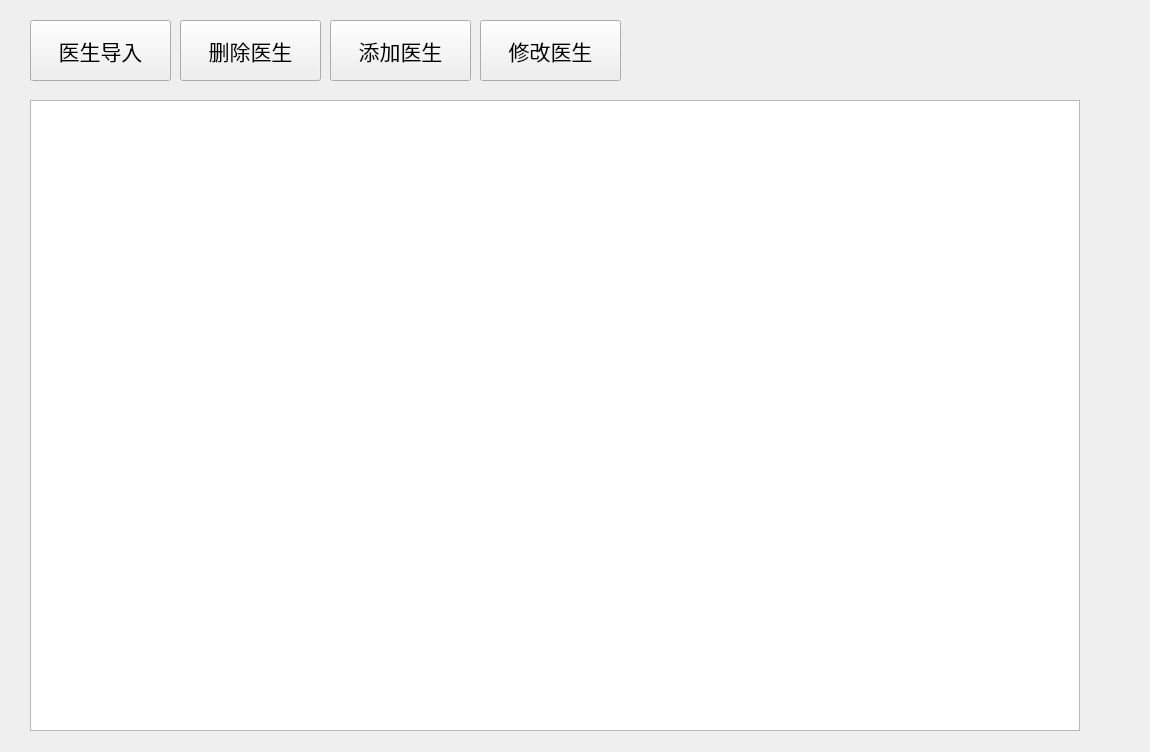
<?xml version="1.0" encoding="UTF-8"?>
<ui version="4.0">
 <class>Doctor</class>
 <widget class="QWidget" name="Doctor">
  <property name="geometry">
   <rect>
    <x>0</x>
    <y>0</y>
    <width>1150</width>
    <height>752</height>
   </rect>
  </property>
  <property name="windowTitle">
   <string>Form</string>
  </property>
  <widget class="QWidget" name="widget" native="true">
   <property name="geometry">
    <rect>
     <x>30</x>
     <y>20</y>
     <width>1027</width>
     <height>61</height>
    </rect>
   </property>
   <widget class="QPushButton" name="input">
    <property name="geometry">
     <rect>
      <x>0</x>
      <y>0</y>
      <width>141</width>
      <height>61</height>
     </rect>
    </property>
    <property name="styleSheet">
     <string notr="true">font: 75 16pt
</string>
    </property>
    <property name="text">
     <string>医生导入</string>
    </property>
   </widget>
   <widget class="QPushButton" name="delete_2">
    <property name="geometry">
     <rect>
      <x>150</x>
      <y>0</y>
      <width>141</width>
      <height>61</height>
     </rect>
    </property>
    <property name="styleSheet">
     <string notr="true">font:75 16pt</string>
    </property>
    <property name="text">
     <string>删除医生</string>
    </property>
   </widget>
   <widget class="QPushButton" name="add">
    <property name="geometry">
     <rect>
      <x>300</x>
      <y>0</y>
      <width>141</width>
      <height>61</height>
     </rect>
    </property>
    <property name="styleSheet">
     <string notr="true">font:75 16pt
</string>
    </property>
    <property name="text">
     <string>添加医生</string>
    </property>
   </widget>
   <widget class="QPushButton" name="revise">
    <property name="geometry">
     <rect>
      <x>450</x>
      <y>0</y>
      <width>141</width>
      <height>61</height>
     </rect>
    </property>
    <property name="styleSheet">
     <string notr="true">font: 75 16pt
</string>
    </property>
    <property name="text">
     <string>修改医生</string>
    </property>
   </widget>
  </widget>
  <widget class="QTableView" name="tableView">
   <property name="geometry">
    <rect>
     <x>30</x>
     <y>100</y>
     <width>1050</width>
     <height>631</height>
    </rect>
   </property>
  </widget>
 </widget>
 <resources/>
 <connections/>
</ui>
